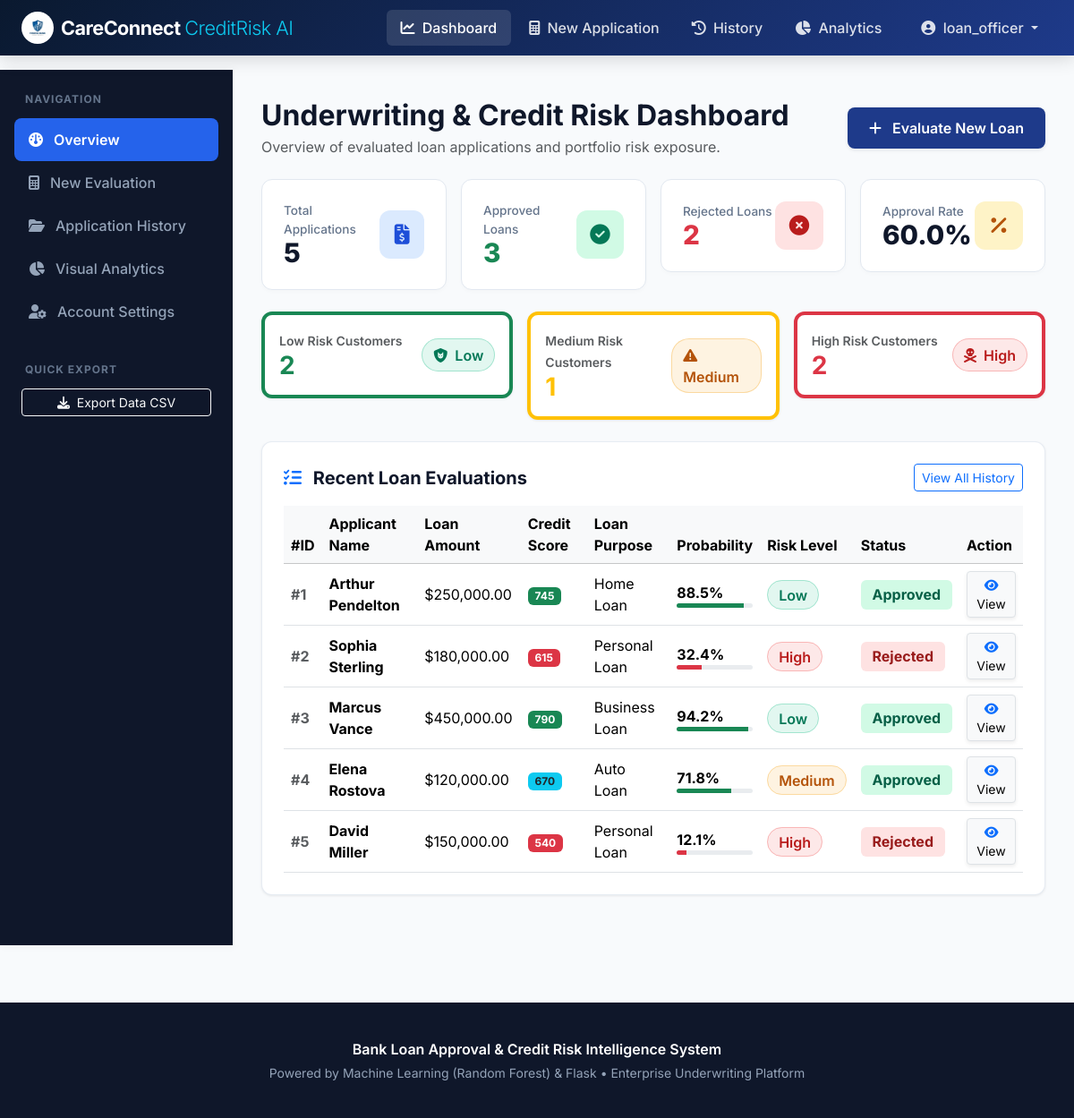
/dashboard (signed in), run on the app's committed database.
### tables this page shows
CREATE TABLE applications (
    id INTEGER PRIMARY KEY AUTOINCREMENT,
    user_id INTEGER NOT NULL,
    applicant_name TEXT NOT NULL,
    age INTEGER NOT NULL,
    gender TEXT NOT NULL,
    marital_status TEXT NOT NULL,
    education TEXT NOT NULL,
    employment_status TEXT NOT NULL,
    annual_income REAL NOT NULL,
    monthly_income REAL NOT NULL,
    coapplicant_income REAL NOT NULL,
    loan_amount REAL NOT NULL,
    loan_term INTEGER NOT NULL,
    credit_score INTEGER NOT NULL,
    existing_loans INTEGER NOT NULL,
    savings REAL NOT NULL,
    property_area TEXT NOT NULL,
    dti_ratio REAL NOT NULL,
    collateral_value REAL NOT NULL,
    loan_purpose TEXT NOT NULL,
    dependents INTEGER NOT NULL,
    prediction_status TEXT NOT NULL,
    approval_probability REAL NOT NULL,
    risk_level TEXT NOT NULL,
    risk_factors TEXT,
    created_at TIMESTAMP DEFAULT CURRENT_TIMESTAMP,
    FOREIGN KEY (user_id) REFERENCES users (id) ON DELETE CASCADE
);

### routes/dashboard.py (the view)
@dashboard_bp.route('/dashboard')
@login_required
def index():
    user_id = session['user_id']
    role = session.get('role')
    if role == 'admin':
        total_apps = query_db("SELECT COUNT(*) as cnt FROM applications", one=True)['cnt']
        approved_apps = query_db("SELECT COUNT(*) as cnt FROM applications WHERE prediction_status = 'Approved'", one=True)['cnt']
        rejected_apps = query_db("SELECT COUNT(*) as cnt FROM applications WHERE prediction_status = 'Rejected'", one=True)['cnt']
        high_risk = query_db("SELECT COUNT(*) as cnt FROM applications WHERE risk_level = 'High'", one=True)['cnt']
        medium_risk = query_db("SELECT COUNT(*) as cnt FROM applications WHERE risk_level = 'Medium'", one=True)['cnt']
        low_risk = query_db("SELECT COUNT(*) as cnt FROM applications WHERE risk_level = 'Low'", one=True)['cnt']
        recent_apps = query_db("SELECT * FROM applications ORDER BY created_at DESC LIMIT 6")
    else:
        total_apps = query_db("SELECT COUNT(*) as cnt FROM applications WHERE user_id = ?", (user_id,), one=True)['cnt']
        approved_apps = query_db("SELECT COUNT(*) as cnt FROM applications WHERE user_id = ? AND prediction_status = 'Approved'", (user_id,), one=True)['cnt']
        rejected_apps = query_db("SELECT COUNT(*) as cnt FROM applications WHERE user_id = ? AND prediction_status = 'Rejected'", (user_id,), one=True)['cnt']
        high_risk = query_db("SELECT COUNT(*) as cnt FROM applications WHERE user_id = ? AND risk_level = 'High'", (user_id,), one=True)['cnt']
        medium_risk = query_db("SELECT COUNT(*) as cnt FROM applications WHERE user_id = ? AND risk_level = 'Medium'", (user_id,), one=True)['cnt']
        low_risk = query_db("SELECT COUNT(*) as cnt FROM applications WHERE user_id = ? AND risk_level = 'Low'", (user_id,), one=True)['cnt']
        recent_apps = query_db("SELECT * FROM applications WHERE user_id = ? ORDER BY created_at DESC LIMIT 6", (user_id,))
    approval_rate = round((approved_apps / total_apps * 100), 1) if total_apps > 0 else 0.0
    metrics = {
        'total_applications': total_apps,
        'approved_loans': approved_apps,
        'rejected_loans': rejected_apps,
        'high_risk': high_risk,
        'medium_risk': medium_risk,
        'low_risk': low_risk,
        'approval_rate': approval_rate
    }
    return render_template('dashboard.html', metrics=metrics, recent_applications=recent_apps)

### templates/dashboard.html (shortened to what this page needs)
{% extends 'base.html' %}
{% block content %}
<div class="dashboard-wrapper">
    <div class="sidebar d-none d-md-block">
        <div class="sidebar-heading">Navigation</div>
        <ul class="sidebar-menu">
            <li>
                <a href="{{ url_for('dashboard.index') }}" class="active">
                    <i class="fa-solid fa-gauge"></i> Overview
                </a>
            </li>
            <li>
                <a href="{{ url_for('predict.predict') }}">
                    <i class="fa-solid fa-calculator"></i> New Evaluation
                </a>
            </li>
            <li>
                <a href="{{ url_for('predict.history') }}">
                    <i class="fa-solid fa-folder-open"></i> Application History
                </a>
            </li>
            <li>
                <a href="{{ url_for('analytics.index') }}">
                    <i class="fa-solid fa-chart-pie"></i> Visual Analytics
                </a>
            </li>
            <li>
                <a href="{{ url_for('auth.profile') }}">
                    <i class="fa-solid fa-user-gear"></i> Account Settings
                </a>
            </li>
        </ul>
        <div class="sidebar-heading">Quick Export</div>
        <div class="px-2">
            <a href="{{ url_for('predict.download_csv') }}" class="btn btn-sm btn-outline-light w-100 mb-2">
                <i class="fa-solid fa-download me-1"></i> Export Data CSV
            </a>
        </div>
    </div>
    <div class="main-content">
        <div class="d-flex justify-content-between align-items-center mb-4 flex-wrap gap-2">
            <div>
                <h2 class="fw-bold mb-1">Underwriting & Credit Risk Dashboard</h2>
                <p class="text-muted mb-0">Overview of evaluated loan applications and portfolio risk exposure.</p>
            </div>
            <div>
                <a href="{{ url_for('predict.predict') }}" class="btn btn-bank-primary shadow-sm">
                    <i class="fa-solid fa-plus me-2"></i> Evaluate New Loan
                </a>
            </div>
        </div>
        <div class="row g-3 mb-4">
            <div class="col-sm-6 col-lg-3">
                <div class="metric-card">
                    <div>
                        <div class="metric-label">Total Applications</div>
                        <div class="metric-val">{{ metrics.total_applications }}</div>
                    </div>
                    <div class="metric-icon icon-blue">
                        <i class="fa-solid fa-file-invoice-dollar"></i>
                    </div>
                </div>
            </div>
            <div class="col-sm-6 col-lg-3">
                <div class="metric-card">
                    <div>
                        <div class="metric-label">Approved Loans</div>
                        <div class="metric-val text-success">{{ metrics.approved_loans }}</div>
                    </div>
                    <div class="metric-icon icon-green">
                        <i class="fa-solid fa-circle-check"></i>
                    </div>
                </div>
            </div>
            <div class="col-sm-6 col-lg-3">
                <div class="metric-card">
                    <div>
                        <div class="metric-label">Rejected Loans</div>
                        <div class="metric-val text-danger">{{ metrics.rejected_loans }}</div>
                    </div>
                    <div class="metric-icon icon-red">
                        <i class="fa-solid fa-circle-xmark"></i>
                    </div>
                </div>
            </div>
            <div class="col-sm-6 col-lg-3">
                <div class="metric-card">
                    <div>
                        <div class="metric-label">Approval Rate</div>
                        <div class="metric-val">{{ metrics.approval_rate }}%</div>
                    </div>
                    <div class="metric-icon icon-amber">
                        <i class="fa-solid fa-percent"></i>
                    </div>
                </div>
            </div>
        </div>
        <div class="row g-3 mb-4">
            <div class="col-md-4">
                <div class="card-bank p-3 border-start border-4 border-success">
                    <div class="d-flex justify-content-between align-items-center">
                        <div>
                            <span class="text-muted small fw-semibold">Low Risk Customers</span>
                            <h3 class="fw-bold mb-0 text-success">{{ metrics.low_risk }}</h3>
                        </div>
                        <span class="badge-risk-low"><i class="fa-solid fa-shield-cat me-1"></i> Low</span>
                    </div>
                </div>
            </div>
            <div class="col-md-4">
                <div class="card-bank p-3 border-start border-4 border-warning">
                    <div class="d-flex justify-content-between align-items-center">
                        <div>
                            <span class="text-muted small fw-semibold">Medium Risk Customers</span>
                            <h3 class="fw-bold mb-0 text-warning">{{ metrics.medium_risk }}</h3>
                        </div>
                        <span class="badge-risk-medium"><i class="fa-solid fa-triangle-exclamation me-1"></i> Medium</span>
                    </div>
                </div>
            </div>
            <div class="col-md-4">
                <div class="card-bank p-3 border-start border-4 border-danger">
                    <div class="d-flex justify-content-between align-items-center">
                        <div>
                            <span class="text-muted small fw-semibold">High Risk Customers</span>
                            <h3 class="fw-bold mb-0 text-danger">{{ metrics.high_risk }}</h3>
                        </div>
                        <span class="badge-risk-high"><i class="fa-solid fa-skull-crossbones me-1"></i> High</span>
                    </div>
                </div>
            </div>
        </div>
        <div class="card-bank p-4 mb-4">
            <div class="d-flex justify-content-between align-items-center mb-3">
                <h5 class="fw-bold mb-0"><i class="fa-solid fa-list-check me-2 text-primary"></i> Recent Loan Evaluations</h5>
                <a href="{{ url_for('predict.history') }}" class="btn btn-sm btn-outline-primary">View All History</a>
            </div>
            <div class="table-responsive">
                <table class="table table-hover align-middle mb-0">
                    <thead class="table-light">
                        <tr>
                            <th>#ID</th>
                            <th>Applicant Name</th>
                            <th>Loan Amount</th>
                            <th>Credit Score</th>
                            <th>Loan Purpose</th>
                            <th>Probability</th>
                            <th>Risk Level</th>
                            <th>Status</th>
                            <th>Action</th>
                        </tr>
                    </thead>
                    <tbody>
                        {% if recent_applications %}
                            {% for app in recent_applications %}
                            <tr>
                                <td class="fw-bold text-muted">#{{ app.id }}</td>
                                <td class="fw-bold">{{ app.applicant_name }}</td>
                                <td>{{ app.loan_amount | currency }}</td>
                                <td>
                                    <span class="badge {% if app.credit_score >= 740 %}bg-success{% elif app.credit_score >= 650 %}bg-info text-dark{% else %}bg-danger{% endif %}">
                                        {{ app.credit_score }}
                                    </span>
                                </td>
                                <td>{{ app.loan_purpose }}</td>
                                <td>
                                    <div class="fw-bold">{{ app.approval_probability }}%</div>
                                    <div class="progress" style="height: 5px;">
                                        <div class="progress-bar {% if app.approval_probability >= 50 %}bg-success{% else %}bg-danger{% endif %}" role="progressbar" style="width: {{ app.approval_probability }}%;"></div>
                                    </div>
                                </td>
                                <td>
                                    {% if app.risk_level == 'Low' %}
                                        <span class="badge-risk-low">Low</span>
                                    {% elif app.risk_level == 'Medium' %}
                                        <span class="badge-risk-medium">Medium</span>
                                    {% else %}
                                        <span class="badge-risk-high">High</span>
                                    {% endif %}
                                </td>
                                <td>
                                    {% if app.prediction_status == 'Approved' %}
                                        <span class="badge-status-approved">Approved</span>
                                    {% else %}
                                        <span class="badge-status-rejected">Rejected</span>
                                    {% endif %}
                                </td>
                                <td>
                                    <a href="{{ url_for('predict.prediction_result', app_id=app.id) }}" class="btn btn-sm btn-light border shadow-sm">
                                        <i class="fa-solid fa-eye text-primary"></i> View
                                    </a>
                                </td>
                            </tr>
                            {% endfor %}
                        {% else %}
                            <tr>
                                <td colspan="9" class="text-center py-4 text-muted">No loan applications recorded yet. <a href="{{ url_for('predict.predict') }}">Click here to submit your first application.</a></td>
                            </tr>
                        {% endif %}
                    </tbody>
                </table>
            </div>
        </div>
    </div>
</div>
{% endblock %}

### data on the page
applications: id "1", applicant_name "Arthur Pendelton", loan_amount "$250,000.00", credit_score "745", loan_purpose "Home Loan", approval_probability "88.5", risk_level "Low", prediction_status "Approved"
applications: id "2", applicant_name "Sophia Sterling", loan_amount "$180,000.00", credit_score "615", loan_purpose "Personal Loan", approval_probability "32.4", risk_level "High", prediction_status "Rejected"
applications: id "3", applicant_name "Marcus Vance", loan_amount "$450,000.00", credit_score "790", loan_purpose "Business Loan", approval_probability "94.2", risk_level "Low", prediction_status "Approved"
applications: id "4", applicant_name "Elena Rostova", loan_amount "$120,000.00", credit_score "670", loan_purpose "Auto Loan", approval_probability "71.8", risk_level "Medium", prediction_status "Approved"
applications: id "5", applicant_name "David Miller", loan_amount "$150,000.00", credit_score "540", loan_purpose "Personal Loan", approval_probability "12.1", risk_level "High", prediction_status "Rejected"

### other printed values
{{ session.get('username') }} "loan_officer"
{{ metrics.total_applications }} "5"
{{ metrics.approved_loans }} "3"
{{ metrics.rejected_loans }} "2"
{{ metrics.approval_rate }} "60.0"
{{ metrics.low_risk }} "2"
{{ metrics.medium_risk }} "1"
{{ metrics.high_risk }} "2"
